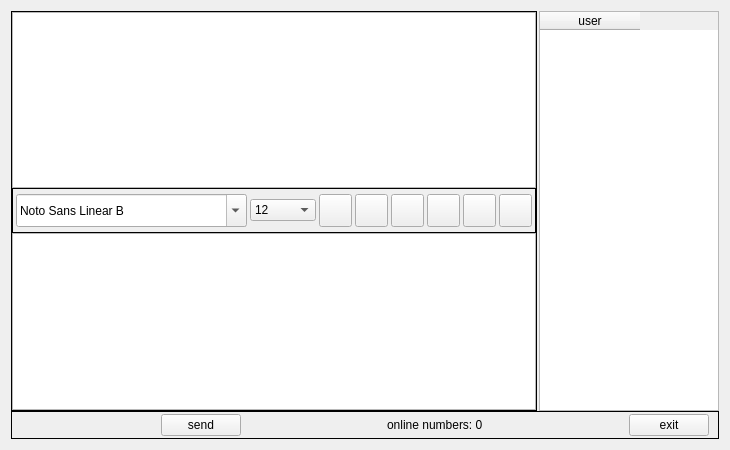
<?xml version="1.0" encoding="UTF-8"?>
<ui version="4.0">
 <class>Dialog</class>
 <widget class="QWidget" name="Dialog">
  <property name="geometry">
   <rect>
    <x>0</x>
    <y>0</y>
    <width>730</width>
    <height>450</height>
   </rect>
  </property>
  <property name="minimumSize">
   <size>
    <width>270</width>
    <height>300</height>
   </size>
  </property>
  <property name="windowTitle">
   <string>Form</string>
  </property>
  <layout class="QVBoxLayout" name="verticalLayout_3">
   <item>
    <widget class="QWidget" name="widget_3" native="true">
     <layout class="QVBoxLayout" name="verticalLayout_2">
      <property name="spacing">
       <number>0</number>
      </property>
      <property name="leftMargin">
       <number>0</number>
      </property>
      <property name="topMargin">
       <number>0</number>
      </property>
      <property name="rightMargin">
       <number>0</number>
      </property>
      <property name="bottomMargin">
       <number>0</number>
      </property>
      <item>
       <widget class="QWidget" name="widget" native="true">
        <layout class="QHBoxLayout" name="horizontalLayout_2">
         <property name="spacing">
          <number>2</number>
         </property>
         <property name="leftMargin">
          <number>0</number>
         </property>
         <property name="topMargin">
          <number>0</number>
         </property>
         <property name="rightMargin">
          <number>0</number>
         </property>
         <property name="bottomMargin">
          <number>0</number>
         </property>
         <item>
          <widget class="QFrame" name="frame">
           <property name="frameShape">
            <enum>QFrame::Panel</enum>
           </property>
           <layout class="QVBoxLayout" name="verticalLayout">
            <property name="spacing">
             <number>0</number>
            </property>
            <property name="leftMargin">
             <number>0</number>
            </property>
            <property name="topMargin">
             <number>0</number>
            </property>
            <property name="rightMargin">
             <number>0</number>
            </property>
            <property name="bottomMargin">
             <number>0</number>
            </property>
            <item>
             <widget class="QTextBrowser" name="msgBrowser">
              <property name="focusPolicy">
               <enum>Qt::NoFocus</enum>
              </property>
             </widget>
            </item>
            <item>
             <widget class="QFrame" name="frame_2">
              <property name="frameShape">
               <enum>QFrame::Box</enum>
              </property>
              <layout class="QHBoxLayout" name="horizontalLayout">
               <property name="spacing">
                <number>3</number>
               </property>
               <property name="leftMargin">
                <number>3</number>
               </property>
               <property name="topMargin">
                <number>5</number>
               </property>
               <property name="rightMargin">
                <number>3</number>
               </property>
               <property name="bottomMargin">
                <number>5</number>
               </property>
               <item>
                <widget class="QFontComboBox" name="fontCbx">
                 <property name="maximumSize">
                  <size>
                   <width>16777215</width>
                   <height>50</height>
                  </size>
                 </property>
                 <property name="currentIndex">
                  <number>183</number>
                 </property>
                </widget>
               </item>
               <item>
                <widget class="QComboBox" name="sizeCbx">
                 <property name="currentIndex">
                  <number>4</number>
                 </property>
                 <item>
                  <property name="text">
                   <string>8</string>
                  </property>
                 </item>
                 <item>
                  <property name="text">
                   <string>9</string>
                  </property>
                 </item>
                 <item>
                  <property name="text">
                   <string>10</string>
                  </property>
                 </item>
                 <item>
                  <property name="text">
                   <string>11</string>
                  </property>
                 </item>
                 <item>
                  <property name="text">
                   <string>12</string>
                  </property>
                 </item>
                 <item>
                  <property name="text">
                   <string>13</string>
                  </property>
                 </item>
                 <item>
                  <property name="text">
                   <string>14</string>
                  </property>
                 </item>
                 <item>
                  <property name="text">
                   <string>15</string>
                  </property>
                 </item>
                 <item>
                  <property name="text">
                   <string>16</string>
                  </property>
                 </item>
                 <item>
                  <property name="text">
                   <string>17</string>
                  </property>
                 </item>
                 <item>
                  <property name="text">
                   <string>18</string>
                  </property>
                 </item>
                 <item>
                  <property name="text">
                   <string>19</string>
                  </property>
                 </item>
                 <item>
                  <property name="text">
                   <string>20</string>
                  </property>
                 </item>
                 <item>
                  <property name="text">
                   <string>21</string>
                  </property>
                 </item>
                 <item>
                  <property name="text">
                   <string>22</string>
                  </property>
                 </item>
                </widget>
               </item>
               <item>
                <widget class="QToolButton" name="boldBtn">
                 <property name="minimumSize">
                  <size>
                   <width>33</width>
                   <height>33</height>
                  </size>
                 </property>
                 <property name="maximumSize">
                  <size>
                   <width>33</width>
                   <height>33</height>
                  </size>
                 </property>
                 <property name="toolTip">
                  <string extracomment="字体加粗">bold</string>
                 </property>
                 <property name="text">
                  <string/>
                 </property>
                 <property name="icon">
                  <iconset resource="res.qrc">
                   <normaloff>:/Image/bold.svg</normaloff>:/Image/bold.svg</iconset>
                 </property>
                 <property name="iconSize">
                  <size>
                   <width>26</width>
                   <height>26</height>
                  </size>
                 </property>
                 <property name="checkable">
                  <bool>true</bool>
                 </property>
                </widget>
               </item>
               <item>
                <widget class="QToolButton" name="italicBtn">
                 <property name="minimumSize">
                  <size>
                   <width>33</width>
                   <height>33</height>
                  </size>
                 </property>
                 <property name="maximumSize">
                  <size>
                   <width>33</width>
                   <height>33</height>
                  </size>
                 </property>
                 <property name="toolTip">
                  <string extracomment="字体倾斜">italic</string>
                 </property>
                 <property name="text">
                  <string/>
                 </property>
                 <property name="icon">
                  <iconset resource="res.qrc">
                   <normaloff>:/Image/italic.svg</normaloff>:/Image/italic.svg</iconset>
                 </property>
                 <property name="iconSize">
                  <size>
                   <width>26</width>
                   <height>26</height>
                  </size>
                 </property>
                 <property name="checkable">
                  <bool>true</bool>
                 </property>
                </widget>
               </item>
               <item>
                <widget class="QToolButton" name="underlineBtn">
                 <property name="minimumSize">
                  <size>
                   <width>33</width>
                   <height>33</height>
                  </size>
                 </property>
                 <property name="maximumSize">
                  <size>
                   <width>33</width>
                   <height>33</height>
                  </size>
                 </property>
                 <property name="toolTip">
                  <string extracomment="字体下划线">underline</string>
                 </property>
                 <property name="text">
                  <string/>
                 </property>
                 <property name="icon">
                  <iconset resource="res.qrc">
                   <normaloff>:/Image/underline.svg</normaloff>:/Image/underline.svg</iconset>
                 </property>
                 <property name="iconSize">
                  <size>
                   <width>26</width>
                   <height>26</height>
                  </size>
                 </property>
                 <property name="checkable">
                  <bool>true</bool>
                 </property>
                </widget>
               </item>
               <item>
                <widget class="QToolButton" name="colorBtn">
                 <property name="minimumSize">
                  <size>
                   <width>33</width>
                   <height>33</height>
                  </size>
                 </property>
                 <property name="maximumSize">
                  <size>
                   <width>33</width>
                   <height>33</height>
                  </size>
                 </property>
                 <property name="toolTip">
                  <string extracomment="字体颜色">color</string>
                 </property>
                 <property name="text">
                  <string/>
                 </property>
                 <property name="icon">
                  <iconset resource="res.qrc">
                   <normaloff>:/Image/color.svg</normaloff>:/Image/color.svg</iconset>
                 </property>
                 <property name="iconSize">
                  <size>
                   <width>26</width>
                   <height>26</height>
                  </size>
                 </property>
                 <property name="checkable">
                  <bool>true</bool>
                 </property>
                </widget>
               </item>
               <item>
                <widget class="QToolButton" name="saveBtn">
                 <property name="minimumSize">
                  <size>
                   <width>33</width>
                   <height>33</height>
                  </size>
                 </property>
                 <property name="maximumSize">
                  <size>
                   <width>33</width>
                   <height>33</height>
                  </size>
                 </property>
                 <property name="toolTip">
                  <string extracomment="保存记录">save</string>
                 </property>
                 <property name="text">
                  <string/>
                 </property>
                 <property name="icon">
                  <iconset resource="res.qrc">
                   <normaloff>:/Image/save.svg</normaloff>:/Image/save.svg</iconset>
                 </property>
                 <property name="iconSize">
                  <size>
                   <width>26</width>
                   <height>26</height>
                  </size>
                 </property>
                 <property name="checkable">
                  <bool>true</bool>
                 </property>
                </widget>
               </item>
               <item>
                <widget class="QToolButton" name="clearBtn">
                 <property name="minimumSize">
                  <size>
                   <width>33</width>
                   <height>33</height>
                  </size>
                 </property>
                 <property name="maximumSize">
                  <size>
                   <width>33</width>
                   <height>33</height>
                  </size>
                 </property>
                 <property name="toolTip">
                  <string extracomment="清空内容">clear</string>
                 </property>
                 <property name="text">
                  <string/>
                 </property>
                 <property name="icon">
                  <iconset resource="res.qrc">
                   <normaloff>:/Image/clear.svg</normaloff>:/Image/clear.svg</iconset>
                 </property>
                 <property name="iconSize">
                  <size>
                   <width>26</width>
                   <height>26</height>
                  </size>
                 </property>
                 <property name="checkable">
                  <bool>true</bool>
                 </property>
                </widget>
               </item>
              </layout>
             </widget>
            </item>
            <item>
             <widget class="QTextEdit" name="msgTextEdit">
              <property name="minimumSize">
               <size>
                <width>150</width>
                <height>100</height>
               </size>
              </property>
              <property name="maximumSize">
               <size>
                <width>900</width>
                <height>200</height>
               </size>
              </property>
              <property name="cursor" stdset="0">
               <cursorShape>IBeamCursor</cursorShape>
              </property>
              <property name="focusPolicy">
               <enum>Qt::WheelFocus</enum>
              </property>
             </widget>
            </item>
           </layout>
          </widget>
         </item>
         <item>
          <widget class="QTableWidget" name="userTableWidget">
           <property name="maximumSize">
            <size>
             <width>180</width>
             <height>16777215</height>
            </size>
           </property>
           <property name="focusPolicy">
            <enum>Qt::NoFocus</enum>
           </property>
           <property name="selectionMode">
            <enum>QAbstractItemView::SingleSelection</enum>
           </property>
           <property name="selectionBehavior">
            <enum>QAbstractItemView::SelectRows</enum>
           </property>
           <column>
            <property name="text">
             <string>user</string>
            </property>
           </column>
          </widget>
         </item>
        </layout>
       </widget>
      </item>
      <item>
       <widget class="QFrame" name="frame_2">
        <property name="frameShape">
         <enum>QFrame::Box</enum>
        </property>
        <layout class="QHBoxLayout" name="horizontalLayout_3">
         <property name="topMargin">
          <number>2</number>
         </property>
         <property name="bottomMargin">
          <number>2</number>
         </property>
         <item>
          <spacer name="horizontalSpacer">
           <property name="orientation">
            <enum>Qt::Horizontal</enum>
           </property>
           <property name="sizeHint" stdset="0">
            <size>
             <width>155</width>
             <height>20</height>
            </size>
           </property>
          </spacer>
         </item>
         <item>
          <widget class="QPushButton" name="sendBtn">
           <property name="text">
            <string>send</string>
           </property>
          </widget>
         </item>
         <item>
          <spacer name="horizontalSpacer_2">
           <property name="orientation">
            <enum>Qt::Horizontal</enum>
           </property>
           <property name="sizeHint" stdset="0">
            <size>
             <width>156</width>
             <height>20</height>
            </size>
           </property>
          </spacer>
         </item>
         <item>
          <widget class="QLabel" name="label">
           <property name="text">
            <string>online numbers: 0</string>
           </property>
          </widget>
         </item>
         <item>
          <spacer name="horizontalSpacer_3">
           <property name="orientation">
            <enum>Qt::Horizontal</enum>
           </property>
           <property name="sizeHint" stdset="0">
            <size>
             <width>155</width>
             <height>20</height>
            </size>
           </property>
          </spacer>
         </item>
         <item>
          <widget class="QPushButton" name="exitBtn">
           <property name="text">
            <string>exit</string>
           </property>
          </widget>
         </item>
        </layout>
       </widget>
      </item>
     </layout>
    </widget>
   </item>
  </layout>
 </widget>
 <resources>
  <include location="res.qrc"/>
 </resources>
 <connections/>
</ui>
